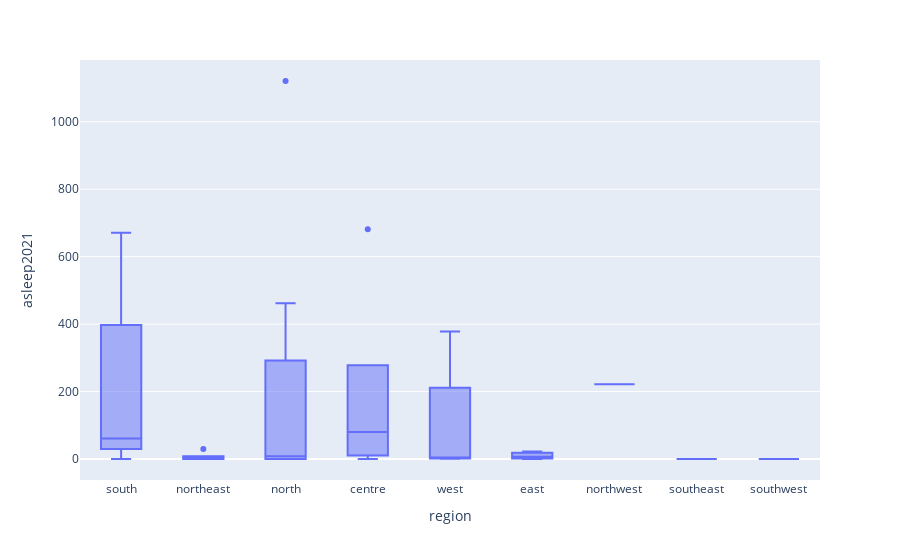

Source (notebook cell):
### Code cell
fig = px.box(df, x='region', y='asleep2021')
fig.show()

### Figure 1 — Plotly figure (JSON) as saved in the notebook; plotly's stock layout.template omitted (floating-point values rounded to 4 significant figures)
{"data": [{"alignmentgroup": "True", "hovertemplate": "region=%{x}<br>asleep2021=%{y}<extra></extra>", "legendgroup": "", "marker": {"color": "#636efa"}, "name": "", "notched": false, "offsetgroup": "", "orientation": "v", "showlegend": false, "type": "box", "x": ["south", "northeast", "northeast", "north", "centre", "west", "west", "north", "north", "north", "centre", "south", "south", "centre", "west", "northeast", "northeast", "east", "northeast", "centre", "north", "northwest", "northeast", "south", "centre", "east", "north", "north", "east", "southeast", "north", "west", "west", "southwest", "south"], "x0": " ", "xaxis": "x", "y": [306, 8, 3, 122, 144, 4, 156, 462, 0, 0, 0, 40, 61, 681, 378, 30, 0, 7, 0, 80, 17, 222, 0, 671, 14, 0, 0, 1121, 22, 0, 0, 2, 1, 0, 0], "y0": " ", "yaxis": "y"}], "layout": {"boxmode": "group", "legend": {"tracegroupgap": 0}, "margin": {"t": 60}, "xaxis": {"anchor": "y", "domain": [0, 1], "title": {"text": "region"}}, "yaxis": {"anchor": "x", "domain": [0, 1], "title": {"text": "asleep2021"}}}}
